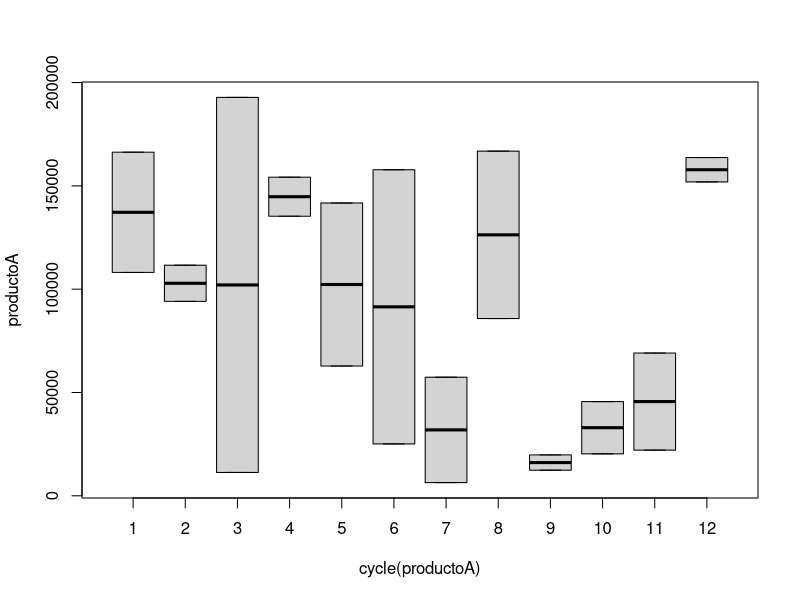
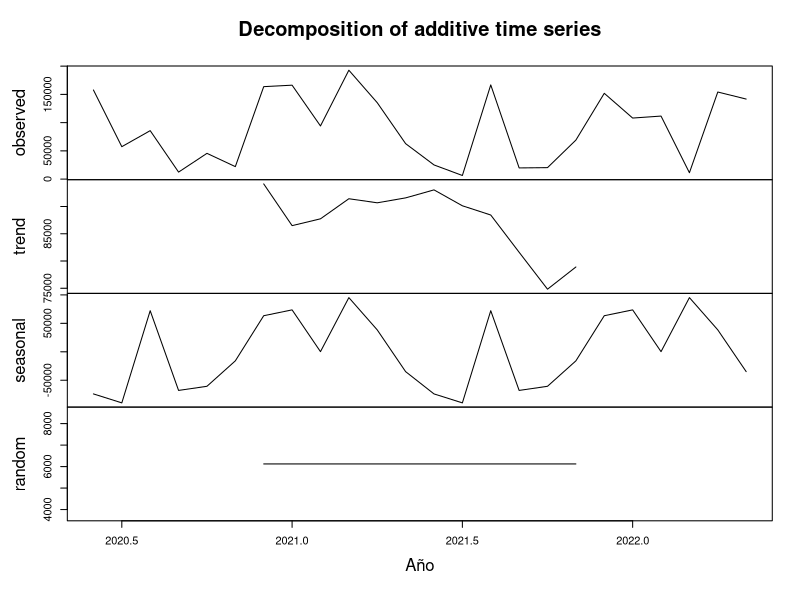
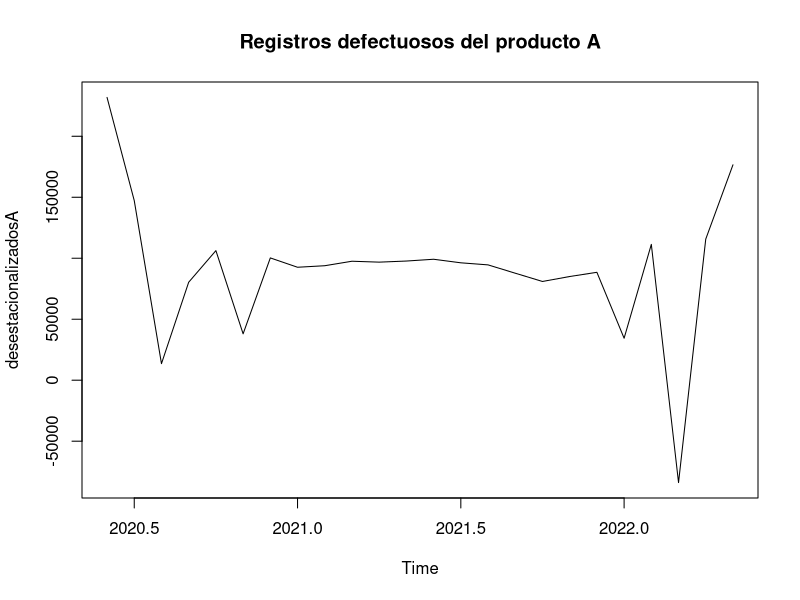
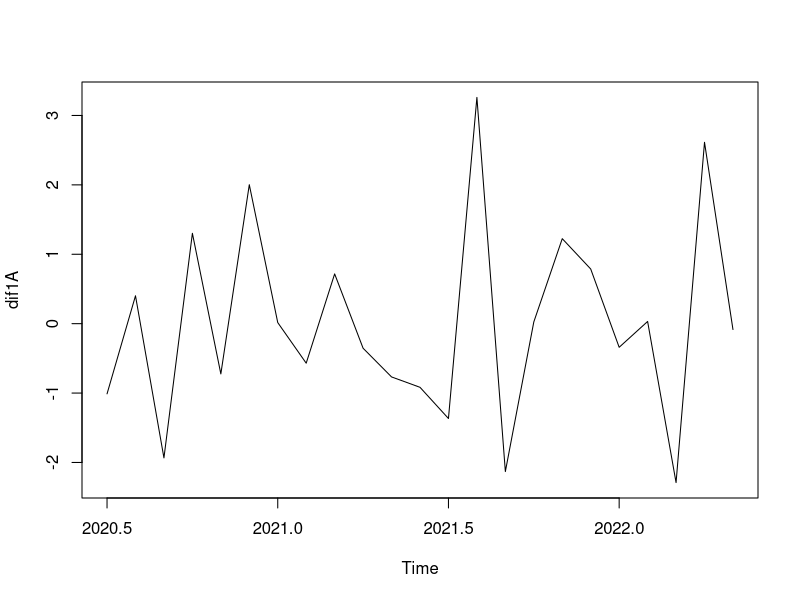
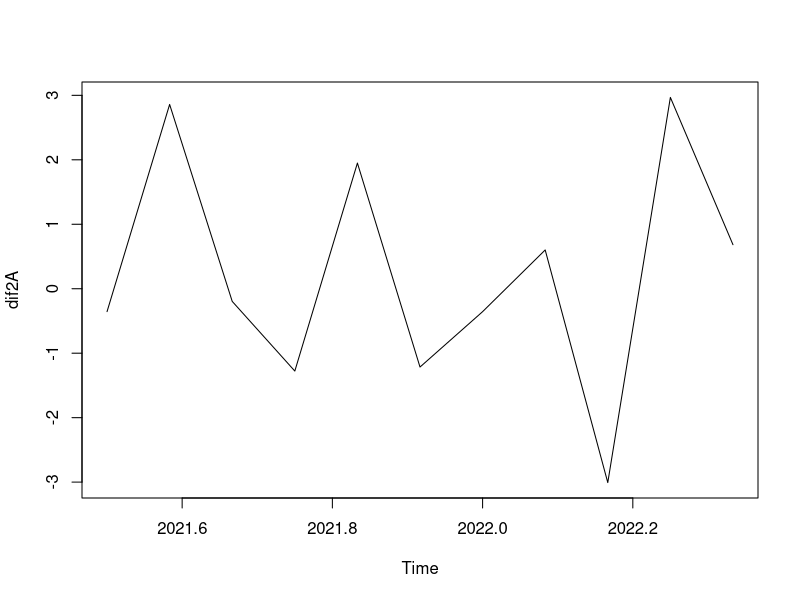
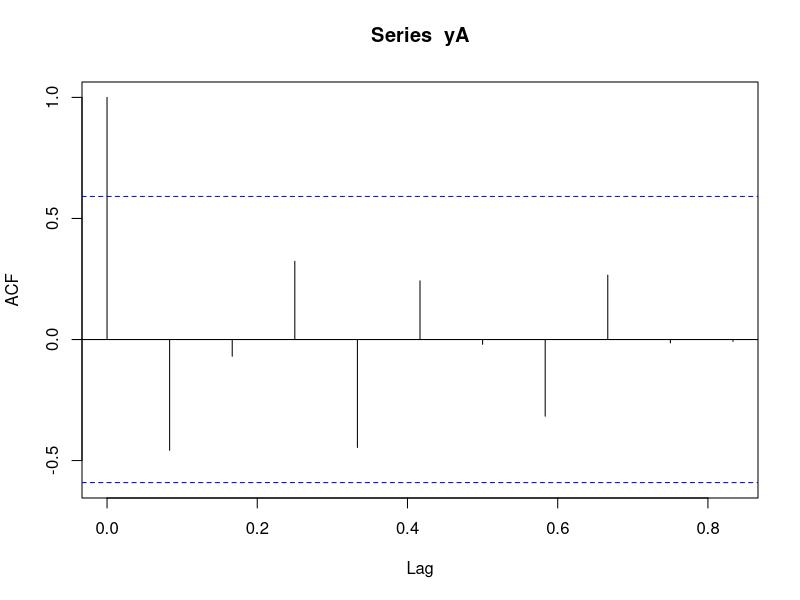
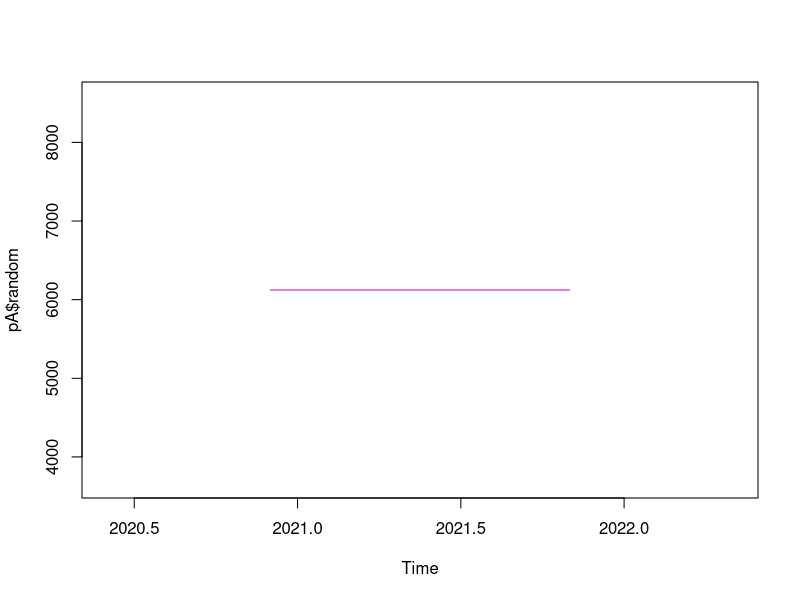
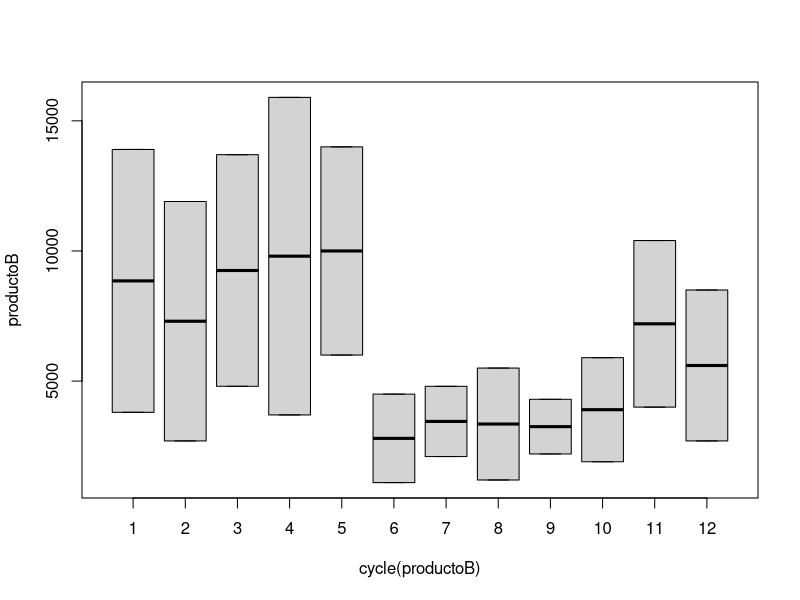

The R source for these figures, in order:

#install.packages("readxl")   # Read Excel Files
library(readxl)
#install.packages("dplyr")    # A Grammar of Data Manipulation
library(dplyr)

piezas = read_excel("./Datos_reto.xlsx", sheet=1, skip=2)
attach(piezas)

piezas = piezas[ -c(1,4,7) ]
piezas = rename(piezas, producidasA     = 1,
               defectuosasA     = 2,
               producidasB     = 3,
               defectuosasB     = 4,
               producidasC   = 5,
               defectuosasC       = 6)

# --------------------------------- PRODUCTO A --------------------------------- 

# Convertimos los datos a time series
productoA = ts(piezas$defectuosasA, start=c(2020, 6), frequency=12)
str(productoA)
# Diagrama de caja y brazos
boxplot(productoA ~ cycle(productoA)) 

pA = decompose(productoA)
plot(pA, xlab='Año')
desestacionalizadosA = productoA-pA$seasonal
plot(desestacionalizadosA, main="Registros defectuosos del producto A")

# Eliminación de tendencia
xA = log(productoA) # Estabilización de la varianza
dif1A = diff(xA)
plot(dif1A)

dif2A = diff(dif1A, lag=12)
plot(dif2A)

yA = dif2A
acf(yA) # Función de autocorrelación
acf(yA, plot=FALSE)$acf # Altura de las líneas

# Verificar si tenemos o no ruido blanco
plot.ts(pA$random, col="6")
mean(pA$random)
#mean(productoA)
Box.test(pA$random) # Prueba de hipótesis
                    #   H0: Ruido blanco
                    #   Ha: No es ruido blanco
                    #   Si p-value >= alpha     NO RECHAZO HIPÓTESIS NULA

# --------------------------------- PRODUCTO B --------------------------------- 

# Convertimos los datos a time series
productoB = ts(piezas$defectuosasB, start=c(2020, 6), frequency=12)

# Diagrama de caja y brazos
boxplot(productoB ~ cycle(productoB)) 

pB = decompose(productoB)
plot(pB, xlab='Año')
desestacionalizadosB = productoB-pB$seasonal
plot(desestacionalizadosB, main="Registros defectuosos del producto B")

# Eliminación de tendencia
xB = log(productoB) # Estabilización de la varianza
dif1B = diff(xB)
plot(dif1B)

dif2B = diff(dif1B, lag=12)
plot(dif2B)

yB = dif2B
acf(yB) # Función de autocorrelación
acf(yB, plot=FALSE)$acf # Altura de las líneas

# Verificar si tenemos o no ruido blanco
plot.ts(pB$random, col="6")
mean(pB$random)
Box.test(pB$random) # Prueba de hipótesis
#   H0: Ruido blanco
#   Ha: No es ruido blanco
#   Si p-value >= alpha     NO RECHAZO HIPÓTESIS NULA

# --------------------------------- PRODUCTO C --------------------------------- 

# Convertimos los datos a time series
productoC = ts(piezas$defectuosasC, start=c(2020, 6), frequency=12)

# Diagrama de caja y brazos
boxplot(productoC ~ cycle(productoC)) 

pC = decompose(productoC)
plot(pC, xlab='Año')
desestacionalizadosC = productoC-pC$seasonal
plot(desestacionalizadosC, main="Registros defectuosos del producto C")

# Eliminación de tendencia
xC = log(productoC) # Estabilización de la varianza
dif1C = diff(xC)
plot(dif1C)

dif2C = diff(dif1C, lag=12)
plot(dif2C)

yC = dif2C
acf(yC) # Función de autocorrelación
acf(yC, plot=FALSE)$acf # Altura de las líneas

# Verificar si tenemos o no ruido blanco
plot.ts(pC$random, col="6")
mean(pC$random)
Box.test(pC$random) # Prueba de hipótesis
#   H0: Ruido blanco
#   Ha: No es ruido blanco
#   Si p-value >= alpha     NO RECHAZO HIPÓTESIS NULA
